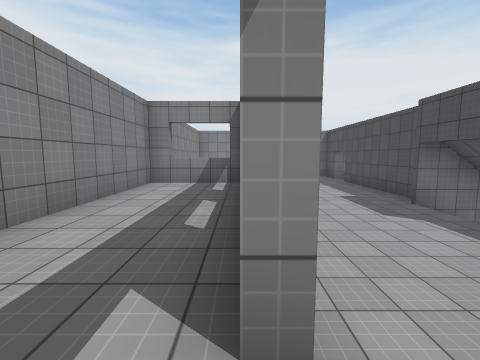
View 1 (above)

24 first-person views from a walk through a Unity game level. The camera is 1.4 m above the floor, tilts 6° down and sees 90° across. The floor is counted in squares, 2 m on a side. Each view is taken from the middle of a square. On the plan, view 1 faces up. The plan holds only what a view shows up to about 9 squares ahead; the rest is blank. The place goes on beyond the plan. Surface patterns are stand-ins for the level's own textures.

View 2
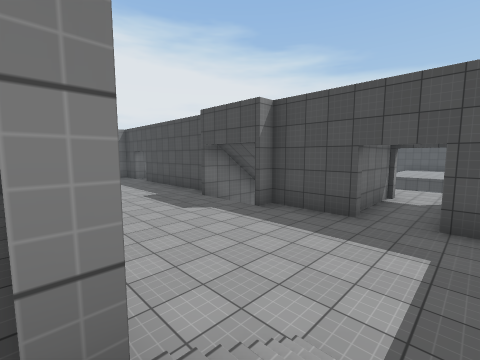

View 3
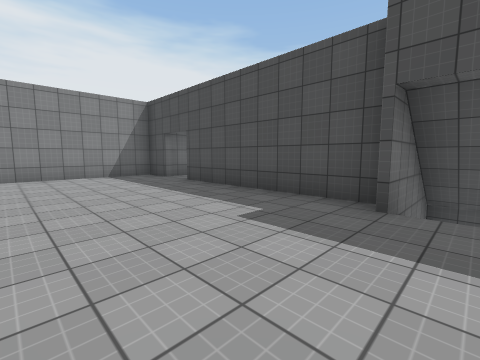

View 4
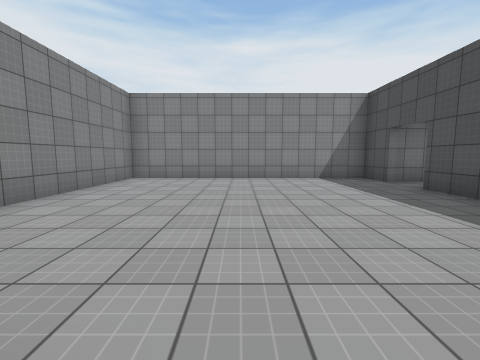

View 5
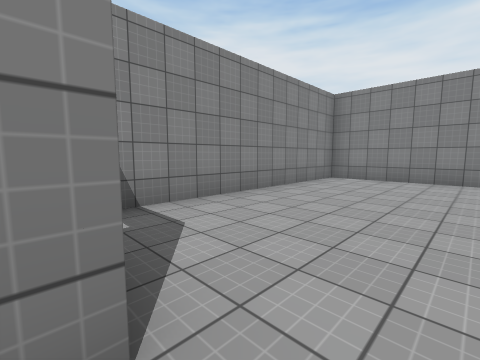

View 6
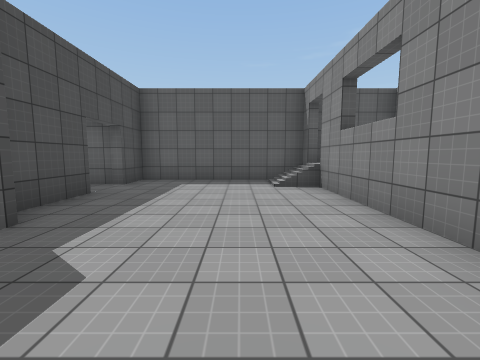

View 7
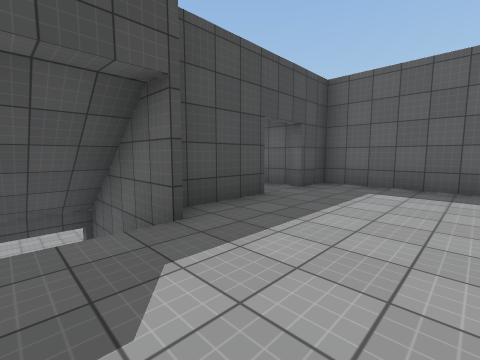

View 8
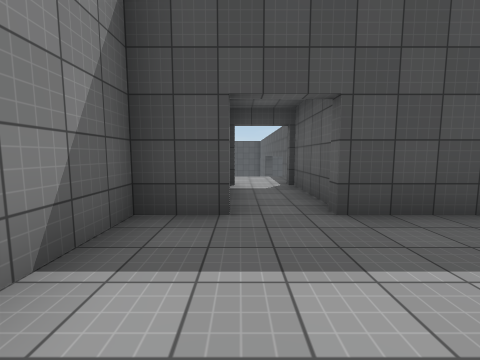

View 9
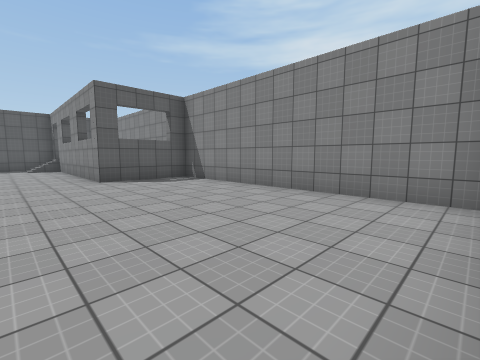

View 10
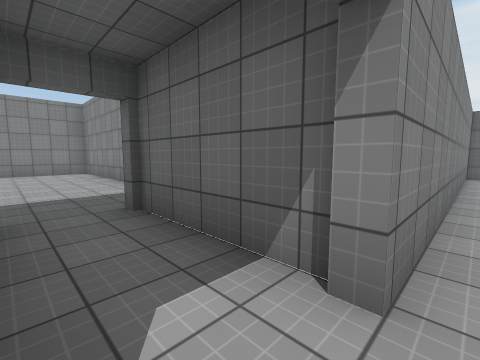

View 11
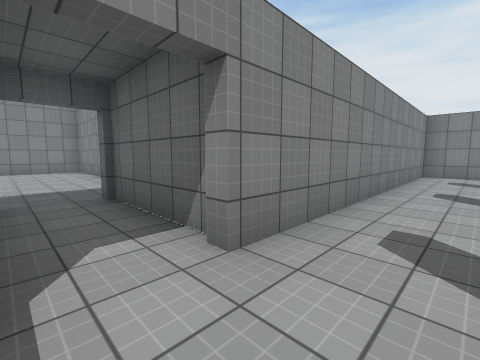

View 12
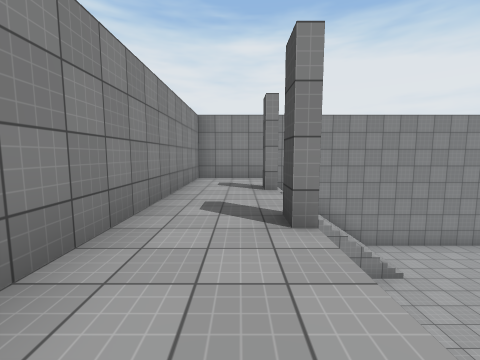

View 13
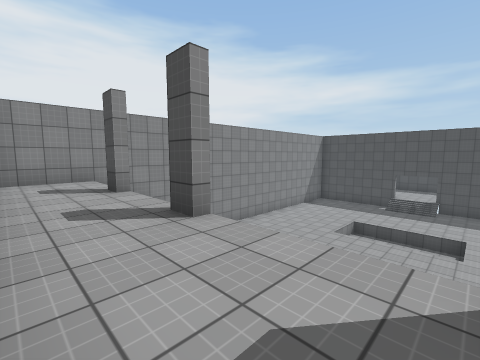

View 14
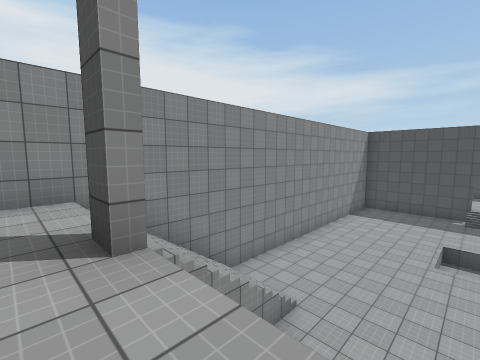

View 15
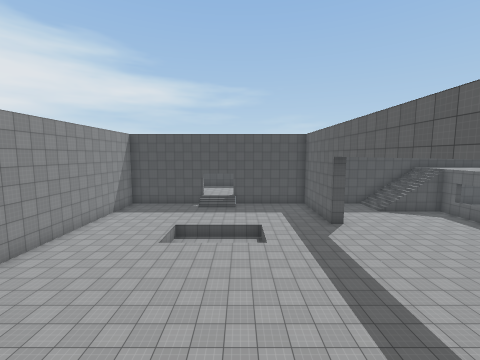

View 16
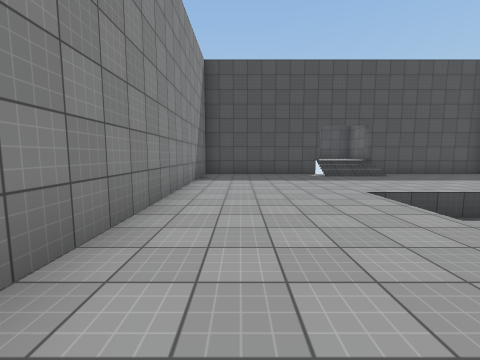

View 17
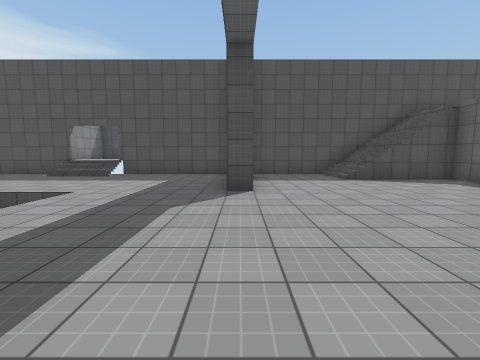

View 18
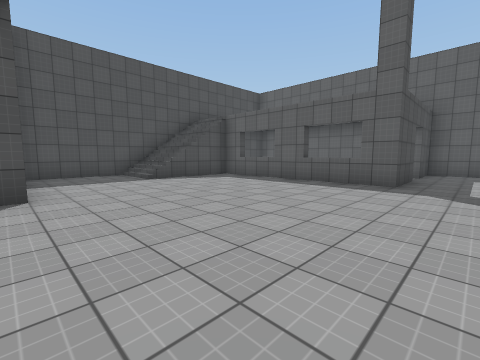

View 19
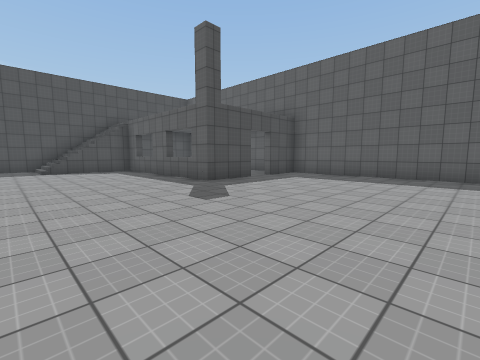

View 20
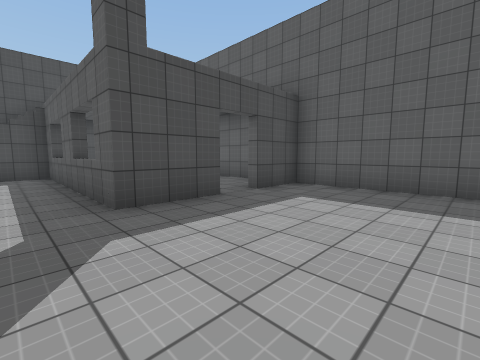

View 21
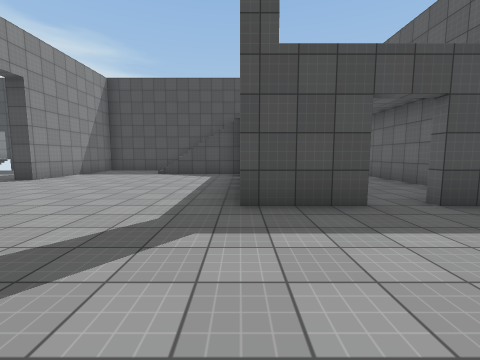

View 22
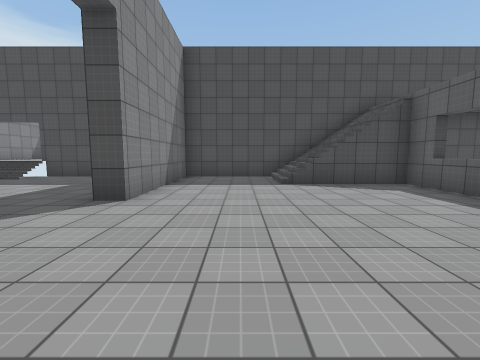

View 23
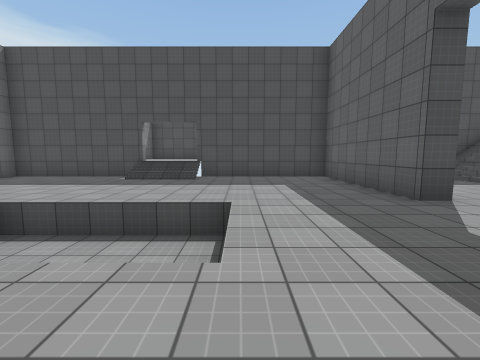

View 24
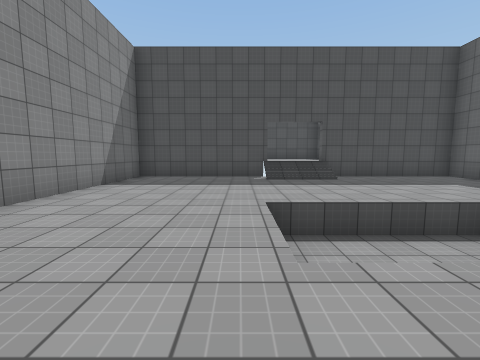

### Floor plan
Key: @ floor where view 1 was taken; # wall or solid block; . main floor; : floor 1 m higher than the main floor; + floor 4.25 m higher than the main floor; * floor 5.25 m higher than the main floor; / step, stairs or slope; = window, fence, low wall or low ledge; ^ raised ledge; v drop or lower ground.
Columns run from 3 left of view 1 to 24 right of it. Each row starts with its distance up from view 1.
 21           #################
 20           #++///..........#
 19           #++///..........#
 18           #++#............#
 17           #++. ...........#
 16           #++. ..... v...//:
 15           #++. ..... v.../::
 14 ######### #++. ..... v....#
 13 #+++++++###++. ...........#
 12 #++++++++++++  ...........#
 11 #++++++++++++  ...........#
 10 #+++++++####   .......#####
  9 #+++++++#       ..........#
  8 #+++++++#    .............#
  7 #+++++++#    ...........//#
  6 ##^#++++##   ...........//#
  5 #**^++++     ...........//#
  4 #**#++++//   .....##+++///#
  3 #**#++++##   .....#       #
  2 #**=++++###++.......      #
  1  **#+++++++++.....#...    #
  0    @/+++##   .....# ...
 -1    ######    ###### ####

Where each view was taken, in squares from view 1:
view 1: 0 up, 0 right, facing up
view 2: 0 up, 0 right, facing up-right
view 3: 5 up, 1 right, facing up-right
view 4: 6 up, 1 right, facing up
view 5: 6 up, 1 right, facing up-left
view 6: 6 up, 2 right, facing down
view 7: 5 up, 2 right, facing down-right
view 8: 12 up, 2 right, facing right
view 9: 13 up, 2 right, facing down-left
view 10: 11 up, 8 right, facing up-left
view 11: 11 up, 9 right, facing up-left
view 12: 13 up, 9 right, facing up
view 13: 13 up, 8 right, facing up-right
view 14: 16 up, 9 right, facing up-right
view 15: 14 up, 9 right, facing right
view 16: 19 up, 14 right, facing right
view 17: 10 up, 14 right, facing right
view 18: 10 up, 14 right, facing down-right
view 19: 8 up, 10 right, facing down-right
view 20: 5 up, 12 right, facing down-right
view 21: 4 up, 12 right, facing right
view 22: 8 up, 15 right, facing right
view 23: 13 up, 15 right, facing right
view 24: 17 up, 15 right, facing right
